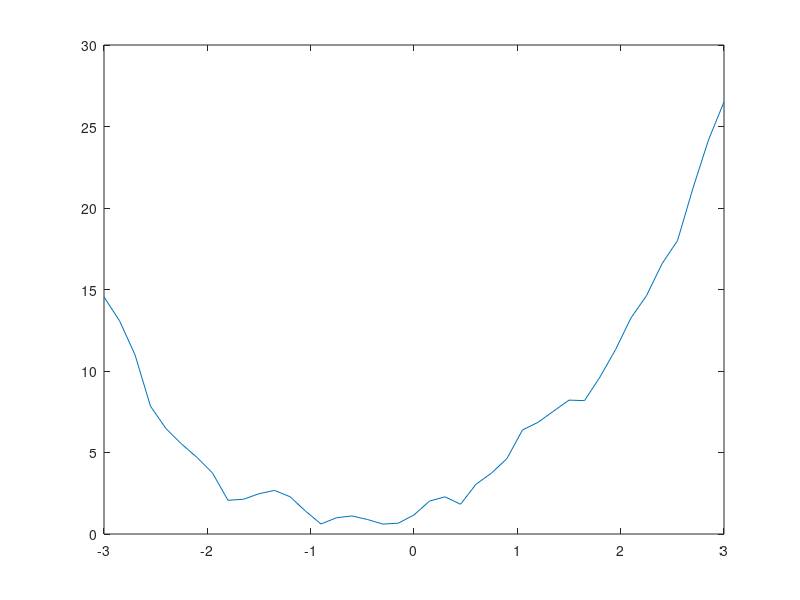
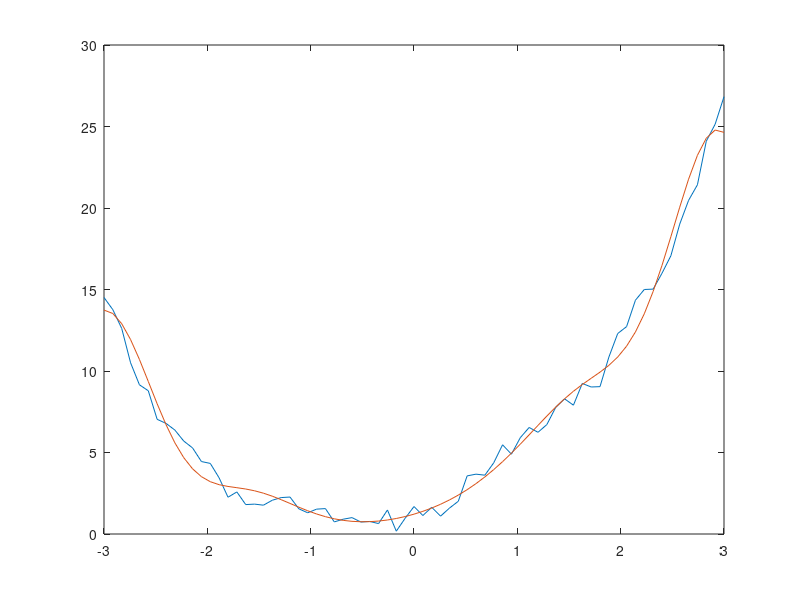

These figures' MATLAB source, in order:
close all;
clear all;
load('lab3_01.mat')

x = id.X;
y = id.Y;
plot(x,y)

N = length(x)
n = 10; %number of gbf
xmin = x(1);
xmax = x(length(x));
domain = xmax - xmin;
distance = domain / (n-1);
c = xmin:distance:xmax;
b = distance;

for i=1:N
    for j=1:n
        phi(i,j) = exp(-(x(i)-c(j))^2/b^2);
    end
end

theta = phi\y';


xval = val.X;yval = val.Y;
N=length(xval);
for i=1:N
    for j=1:n
        phi2(i,j) = exp(-(xval(i)-c(j))^2/b^2);
    end
end

yhat = phi2*theta;
figure(2)

plot(xval,yval,xval,yhat)
